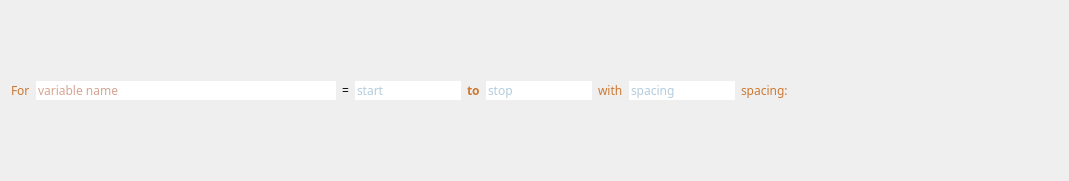
<?xml version="1.0" encoding="UTF-8"?>
<ui version="4.0">
 <class>ArangeDeclaration</class>
 <widget class="QWidget" name="ArangeDeclaration">
  <property name="geometry">
   <rect>
    <x>0</x>
    <y>0</y>
    <width>1069</width>
    <height>181</height>
   </rect>
  </property>
  <property name="font">
   <font>
    <family>JetBrains Mono</family>
    <weight>75</weight>
    <bold>true</bold>
   </font>
  </property>
  <property name="mouseTracking">
   <bool>true</bool>
  </property>
  <property name="windowTitle">
   <string>Form</string>
  </property>
  <property name="autoFillBackground">
   <bool>false</bool>
  </property>
  <layout class="QHBoxLayout" name="horizontalLayout">
   <item>
    <widget class="QLabel" name="label">
     <property name="font">
      <font>
       <family>JetBrains Mono</family>
       <weight>50</weight>
       <bold>false</bold>
      </font>
     </property>
     <property name="styleSheet">
      <string notr="true">color: #CC7832</string>
     </property>
     <property name="text">
      <string>For</string>
     </property>
    </widget>
   </item>
   <item>
    <widget class="AutoResizeLineEdit" name="name_edit">
     <property name="sizePolicy">
      <sizepolicy hsizetype="Fixed" vsizetype="Fixed">
       <horstretch>0</horstretch>
       <verstretch>0</verstretch>
      </sizepolicy>
     </property>
     <property name="minimumSize">
      <size>
       <width>300</width>
       <height>0</height>
      </size>
     </property>
     <property name="font">
      <font>
       <family>JetBrains Mono</family>
       <weight>50</weight>
       <bold>false</bold>
      </font>
     </property>
     <property name="autoFillBackground">
      <bool>false</bool>
     </property>
     <property name="styleSheet">
      <string notr="true">:focus{color: #AA4926}
:!focus{ border: none; color: #AA4926 }</string>
     </property>
     <property name="frame">
      <bool>false</bool>
     </property>
     <property name="placeholderText">
      <string>variable name</string>
     </property>
     <property name="cursorMoveStyle">
      <enum>Qt::VisualMoveStyle</enum>
     </property>
     <property name="clearButtonEnabled">
      <bool>false</bool>
     </property>
    </widget>
   </item>
   <item>
    <widget class="QLabel" name="label_2">
     <property name="sizePolicy">
      <sizepolicy hsizetype="Fixed" vsizetype="Fixed">
       <horstretch>0</horstretch>
       <verstretch>0</verstretch>
      </sizepolicy>
     </property>
     <property name="font">
      <font>
       <weight>50</weight>
       <bold>false</bold>
      </font>
     </property>
     <property name="autoFillBackground">
      <bool>true</bool>
     </property>
     <property name="styleSheet">
      <string notr="true"/>
     </property>
     <property name="text">
      <string>=</string>
     </property>
    </widget>
   </item>
   <item>
    <widget class="AutoResizeLineEdit" name="start_edit">
     <property name="sizePolicy">
      <sizepolicy hsizetype="Minimum" vsizetype="Fixed">
       <horstretch>0</horstretch>
       <verstretch>0</verstretch>
      </sizepolicy>
     </property>
     <property name="font">
      <font>
       <family>JetBrains Mono</family>
       <weight>50</weight>
       <bold>false</bold>
      </font>
     </property>
     <property name="autoFillBackground">
      <bool>false</bool>
     </property>
     <property name="styleSheet">
      <string notr="true">:focus{ color: #6897BB }
:!focus{ border: none; color: #6897BB }</string>
     </property>
     <property name="text">
      <string/>
     </property>
     <property name="frame">
      <bool>false</bool>
     </property>
     <property name="placeholderText">
      <string>start</string>
     </property>
    </widget>
   </item>
   <item>
    <widget class="QLabel" name="label_3">
     <property name="font">
      <font>
       <family>JetBrains Mono</family>
      </font>
     </property>
     <property name="styleSheet">
      <string notr="true">color: #CC7832</string>
     </property>
     <property name="text">
      <string>to</string>
     </property>
    </widget>
   </item>
   <item>
    <widget class="AutoResizeLineEdit" name="stop_edit">
     <property name="sizePolicy">
      <sizepolicy hsizetype="Minimum" vsizetype="Fixed">
       <horstretch>0</horstretch>
       <verstretch>0</verstretch>
      </sizepolicy>
     </property>
     <property name="font">
      <font>
       <family>JetBrains Mono</family>
       <weight>50</weight>
       <bold>false</bold>
      </font>
     </property>
     <property name="autoFillBackground">
      <bool>false</bool>
     </property>
     <property name="styleSheet">
      <string notr="true">:focus{ color: #6897BB }
:!focus{ border: none; color: #6897BB }</string>
     </property>
     <property name="frame">
      <bool>false</bool>
     </property>
     <property name="placeholderText">
      <string>stop</string>
     </property>
     <property name="cursorMoveStyle">
      <enum>Qt::VisualMoveStyle</enum>
     </property>
     <property name="clearButtonEnabled">
      <bool>false</bool>
     </property>
    </widget>
   </item>
   <item>
    <widget class="QLabel" name="label_4">
     <property name="font">
      <font>
       <family>JetBrains Mono</family>
       <weight>50</weight>
       <bold>false</bold>
      </font>
     </property>
     <property name="styleSheet">
      <string notr="true">color: #CC7832</string>
     </property>
     <property name="text">
      <string>with</string>
     </property>
    </widget>
   </item>
   <item>
    <widget class="AutoResizeLineEdit" name="step_edit">
     <property name="sizePolicy">
      <sizepolicy hsizetype="Minimum" vsizetype="Fixed">
       <horstretch>0</horstretch>
       <verstretch>0</verstretch>
      </sizepolicy>
     </property>
     <property name="font">
      <font>
       <weight>50</weight>
       <bold>false</bold>
      </font>
     </property>
     <property name="autoFillBackground">
      <bool>false</bool>
     </property>
     <property name="styleSheet">
      <string notr="true">:focus{ color: #6897BB }
:!focus{ border: none; color: #6897BB }</string>
     </property>
     <property name="frame">
      <bool>false</bool>
     </property>
     <property name="placeholderText">
      <string>spacing</string>
     </property>
     <property name="cursorMoveStyle">
      <enum>Qt::VisualMoveStyle</enum>
     </property>
     <property name="clearButtonEnabled">
      <bool>false</bool>
     </property>
    </widget>
   </item>
   <item>
    <widget class="QLabel" name="label_5">
     <property name="font">
      <font>
       <family>JetBrains Mono</family>
       <weight>50</weight>
       <bold>false</bold>
      </font>
     </property>
     <property name="styleSheet">
      <string notr="true">color: #CC7832</string>
     </property>
     <property name="text">
      <string>spacing:</string>
     </property>
    </widget>
   </item>
   <item>
    <spacer name="horizontalSpacer">
     <property name="orientation">
      <enum>Qt::Horizontal</enum>
     </property>
     <property name="sizeHint" stdset="0">
      <size>
       <width>40</width>
       <height>20</height>
      </size>
     </property>
    </spacer>
   </item>
  </layout>
 </widget>
 <customwidgets>
  <customwidget>
   <class>AutoResizeLineEdit</class>
   <extends>QLineEdit</extends>
   <header>widgets.auto_resize_lineedit.h</header>
  </customwidget>
 </customwidgets>
 <resources>
  <include location="resources.qrc"/>
 </resources>
 <connections/>
</ui>
